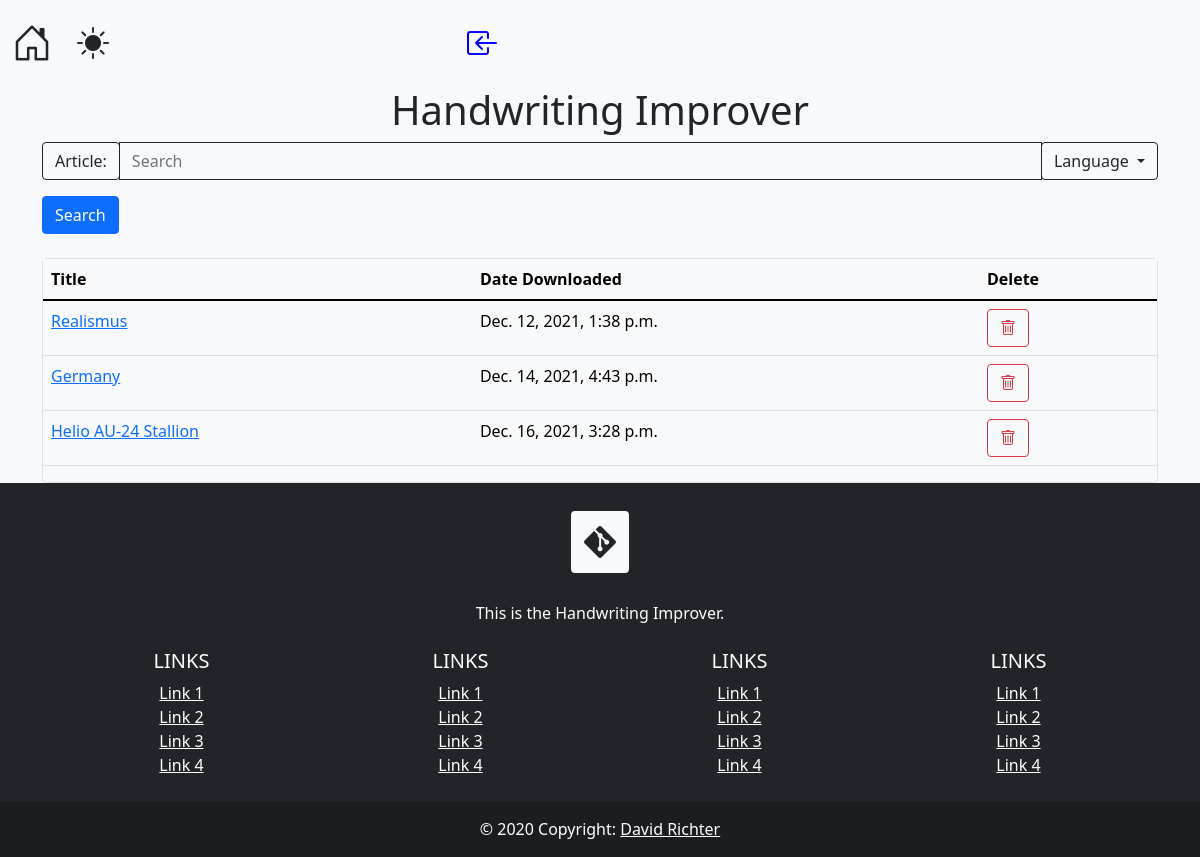
The page /handwriting/ on the database as committed earlier.
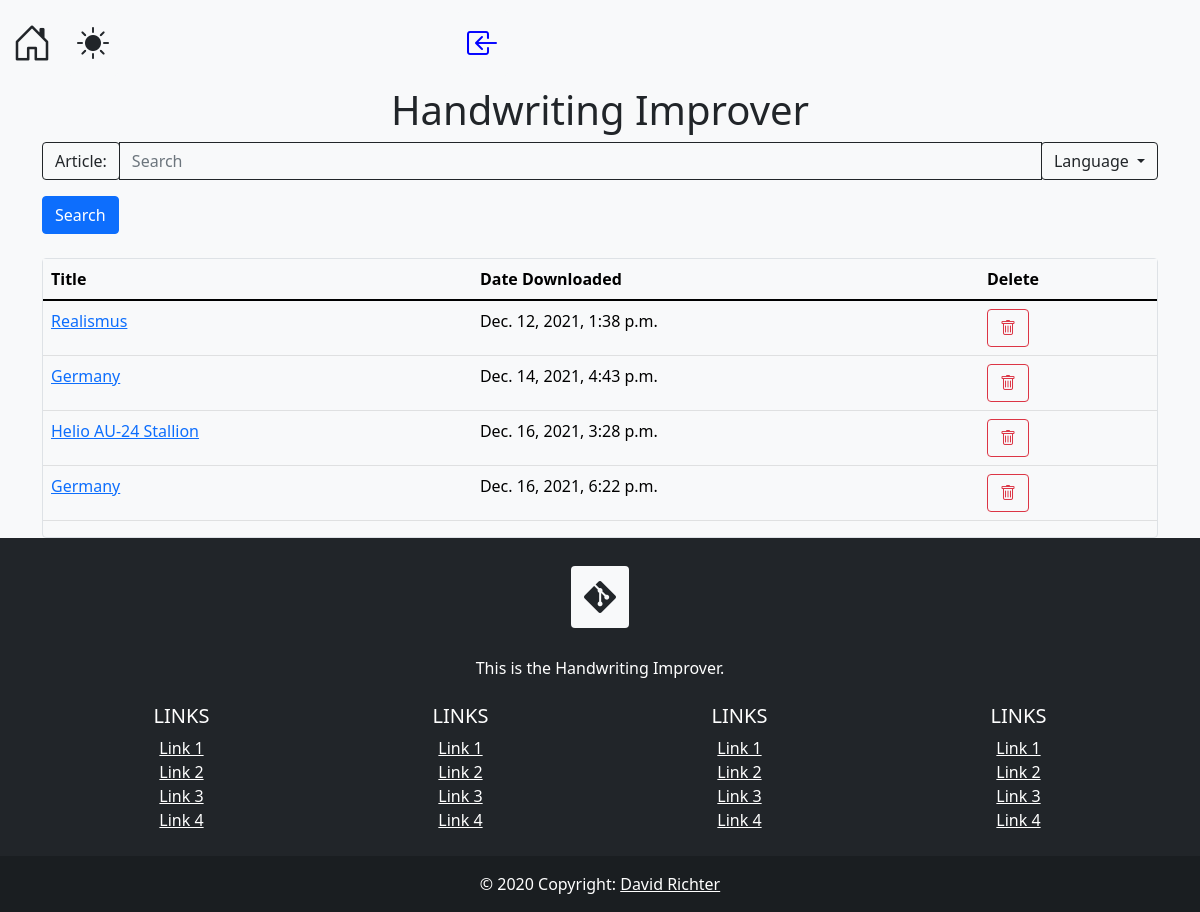
The same page on the database as committed later.
### wikipedia_converter/models.py (models this page shows, shortened)
class FullArticle(models.Model):
    formatted_page = models.ForeignKey(Article, on_delete=models.CASCADE, related_name="formatted_page")
    original_page = models.ForeignKey(Article, on_delete=models.CASCADE)
    date_pulled = models.DateTimeField('date pulled from wikipedia')
    def __str__(self):
        return self.formatted_page.title

class Article(models.Model):
    content = models.CharField(max_length=9999999999)
    link = models.CharField(max_length=500)
    title = models.CharField(max_length=500)

### wikipedia_converter/views.py (the view)
# urls.py: path('', views.IndexView.as_view(), name='index'),
def index(request):
    template = loader.get_template('wikipedia_converter/index.html')
    articles = list(FullArticle.objects.all())
    context = {
        'articles': articles,
    }
    return HttpResponse(template.render(context, request))

### wikipedia_converter/templates/wikipedia_converter/index.html (shortened to what this page needs)
<!DOCTYPE html>
<html lang="en">
<head>
    {% load static %}
    {% include 'wikipedia_converter/navbar.html' %}
</head>
<body class="bg-dark text-light">
<div class="container">
<h1 class="text-center">Handwriting Improver</h1>
</div>
<div class="container ">
    <form method="POST" id="mainForm" class="bg-dark text-light" action="{% url 'wikipedia_converter:getArticles' %}">
        <div class="input-group mb-3">
            <div class="input-group-prepend">
                <span class="input-group-text bg-dark text-light btn-outline-light" id="basic-addon3">
                    Article:
                </span>
            </div>
            <input type="text" id="mainInput" class="bg-dark text-light btn-outline-light form-control" name="search" placeholder="Search">
            <div class="input-group-append">
                <div class="dropdown">
                    <button class="btn btn-outline-light dropdown-toggle" type="button" data-bs-toggle="dropdown" data-toggle="dropdown" aria-haspopup="true" aria-expanded="false">
                        Language
                    </button>
                </div>
            </div>
        </div>
        <input type="submit" value="Search" class="btn btn-primary">
    </form>
    <br>
    <div class="border rounded">
        <table class="table table-dark">
            <thead>
                <tr>
                    <th scope="col">Title</th>
                    <th scope="col">Date Downloaded</th>
                    <th scope="col">Delete</th>
                </tr>
            </thead>
            <tbody>
        {% for article in articles %}
                <tr>
                    <td>
                        <a href="{% url 'wikipedia_converter:getArticleFromDb' article.id %}">
                            {{ article }}
                        </a>
                    </td>
                    <td>
                        {{ article.date_pulled }}
                    </td>
                    <td>
                        <a href="{% url 'wikipedia_converter:deleteArticleFromDb' article.id %}"
                           class="btn btn-outline-danger">
                            <i class="bi-trash"></i>
                        </a>
                    </td>
                </tr>
        {% endfor %}
        </tbody>
        </table>
    </div>
</div>
{% include 'wikipedia_converter/footer.html' %}
</body>
</html>

Rows that differ between the two databases and show on the page:
added FullArticle: formatted_page.title "Germany", date_pulled "Dec. 16, 2021, 6:22 p.m."
